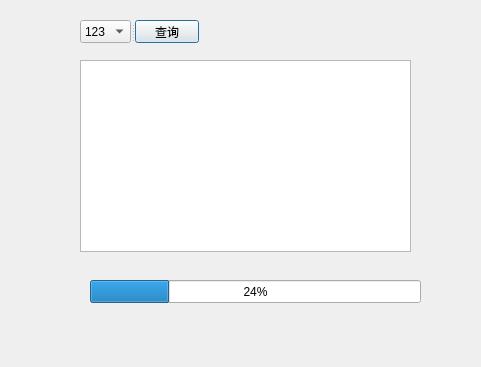
<?xml version="1.0" encoding="UTF-8"?>
<ui version="4.0">
 <class>TestDialog</class>
 <widget class="QDialog" name="TestDialog">
  <property name="geometry">
   <rect>
    <x>0</x>
    <y>0</y>
    <width>481</width>
    <height>367</height>
   </rect>
  </property>
  <property name="windowTitle">
   <string>Dialog</string>
  </property>
  <property name="toolTipDuration">
   <number>-3</number>
  </property>
  <widget class="QListView" name="listView">
   <property name="geometry">
    <rect>
     <x>80</x>
     <y>60</y>
     <width>331</width>
     <height>192</height>
    </rect>
   </property>
  </widget>
  <widget class="QProgressBar" name="progressBar">
   <property name="geometry">
    <rect>
     <x>90</x>
     <y>280</y>
     <width>331</width>
     <height>23</height>
    </rect>
   </property>
   <property name="value">
    <number>24</number>
   </property>
  </widget>
  <widget class="QSplitter" name="splitter">
   <property name="geometry">
    <rect>
     <x>80</x>
     <y>20</y>
     <width>119</width>
     <height>23</height>
    </rect>
   </property>
   <property name="orientation">
    <enum>Qt::Horizontal</enum>
   </property>
   <widget class="QComboBox" name="comboBox">
    <item>
     <property name="text">
      <string>123</string>
     </property>
    </item>
    <item>
     <property name="text">
      <string>456</string>
     </property>
    </item>
   </widget>
   <widget class="QPushButton" name="check">
    <property name="text">
     <string>查询</string>
    </property>
   </widget>
  </widget>
 </widget>
 <resources/>
 <connections/>
</ui>
